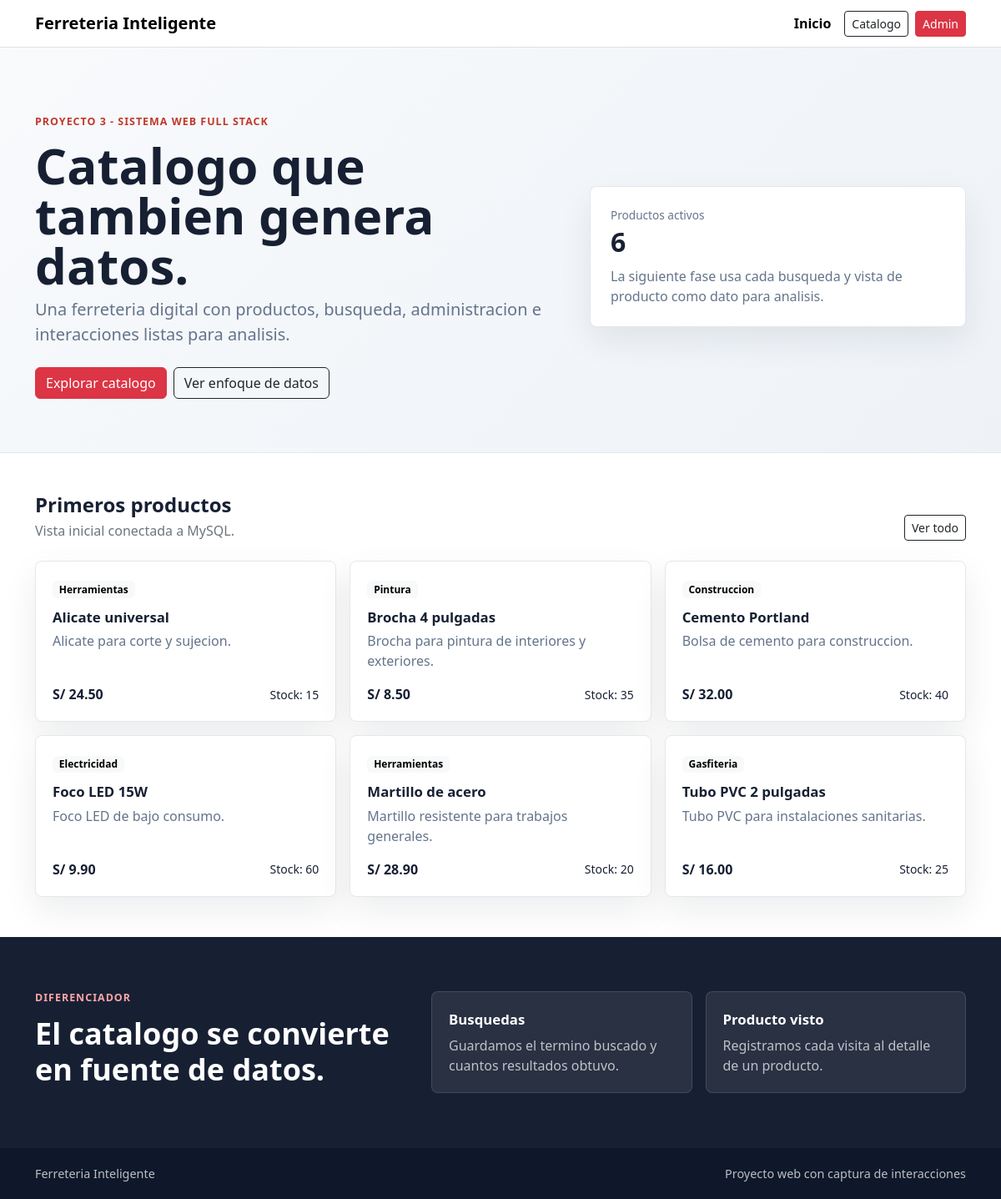
The page /public/index.php on the database its author committed.
### tables this page shows
CREATE TABLE IF NOT EXISTS productos (
    id INT AUTO_INCREMENT PRIMARY KEY,
    categoria_id INT NOT NULL,
    nombre VARCHAR(150) NOT NULL,
    descripcion TEXT,
    precio DECIMAL(10,2) NOT NULL DEFAULT 0.00,
    stock INT NOT NULL DEFAULT 0,
    imagen VARCHAR(255),
    activo TINYINT(1) NOT NULL DEFAULT 1,
    created_at TIMESTAMP DEFAULT CURRENT_TIMESTAMP,
    updated_at TIMESTAMP DEFAULT CURRENT_TIMESTAMP ON UPDATE CURRENT_TIMESTAMP,
    CONSTRAINT fk_productos_categorias
        FOREIGN KEY (categoria_id) REFERENCES categorias(id)
);

CREATE TABLE IF NOT EXISTS categorias (
    id INT AUTO_INCREMENT PRIMARY KEY,
    nombre VARCHAR(100) NOT NULL,
    descripcion VARCHAR(255),
    activo TINYINT(1) NOT NULL DEFAULT 1,
    created_at TIMESTAMP DEFAULT CURRENT_TIMESTAMP
);

### app/Support/helpers.php (called while the page is built, shortened)
<?php
function e(string|int|float|null $value): string
{
    return htmlspecialchars((string) $value, ENT_QUOTES, 'UTF-8');
}
function isActive(string $current, string $expected): string
{
    return $current === $expected ? 'active' : '';
}

### config/database.php (called while the page is built, shortened)
<?php
function getConnection(): PDO
{
    $dsn = 'mysql:host=' . DB_HOST . ';dbname=' . DB_NAME . ';charset=' . DB_CHARSET;
    return new PDO($dsn, DB_USER, DB_PASS, [
        PDO::ATTR_ERRMODE => PDO::ERRMODE_EXCEPTION,
        PDO::ATTR_DEFAULT_FETCH_MODE => PDO::FETCH_ASSOC,
        PDO::ATTR_EMULATE_PREPARES => false,
    ]);
}

### app/Models/ProductModel.php (called while the page is built, shortened)
<?php
class ProductModel
{
    public function getFeatured(int $limit = 6): array
    {
        $stmt = $this->db->prepare(
            "SELECT p.id, p.nombre, p.descripcion, p.precio, p.stock, p.imagen, c.nombre AS categoria
             FROM productos p
             INNER JOIN categorias c ON c.id = p.categoria_id
             WHERE p.activo = 1
             ORDER BY p.nombre ASC
             LIMIT :limit"
        );
        $stmt->bindValue(':limit', $limit, PDO::PARAM_INT);
        $stmt->execute();
        return $stmt->fetchAll();
    }
    public function countActive(): int
    {
        return (int) $this->db
            ->query("SELECT COUNT(*) FROM productos WHERE activo = 1")
            ->fetchColumn();
    }
}

### public/index.php (the view, shortened to what this page needs)
<?php
require_once __DIR__ . '/../config/database.php';
require_once __DIR__ . '/../app/Models/ProductModel.php';
$productos = [];
$totalProductos = 0;
try {
    $productModel = new ProductModel(getConnection());
    $productos = $productModel->getFeatured(6);
    $totalProductos = $productModel->countActive();
} catch (Throwable $exception) {
    $dbOk = false;
    $error = $exception->getMessage();
}
$activePage = 'inicio';
require_once __DIR__ . '/../app/Views/partials/header.php';
?>
    <main>
        <section class="hero-section">
            <div class="container">
                <div class="row align-items-center g-4">
                    <div class="col-lg-7">
                        <p class="eyebrow">Proyecto 3 - Sistema web full stack</p>
                        <h1>Catalogo que tambien genera datos.</h1>
                        <p class="lead">
                            Una ferreteria digital con productos, busqueda, administracion e interacciones listas para analisis.
                        </p>
                        <div class="d-flex flex-wrap gap-2 mt-4">
                            <a class="btn btn-danger" href="<?= e(BASE_URL) ?>/catalogo.php">Explorar catalogo</a>
                            <a class="btn btn-outline-dark" href="#datos">Ver enfoque de datos</a>
                        </div>
                    </div>
                    <div class="col-lg-5">
                        <div class="metric-panel">
                            <span>Productos activos</span>
                            <strong><?= e($totalProductos) ?></strong>
                            <p>La siguiente fase usa cada busqueda y vista de producto como dato para analisis.</p>
                        </div>
                    </div>
                </div>
            </div>
        </section>
        <section class="py-5">
            <div class="container">
                <div class="d-flex justify-content-between align-items-end gap-3 mb-4">
                    <div>
                        <h2 class="h4 fw-bold mb-1">Primeros productos</h2>
                        <p class="text-secondary mb-0">Vista inicial conectada a MySQL.</p>
                    </div>
                    <a class="btn btn-sm btn-outline-dark" href="<?= e(BASE_URL) ?>/catalogo.php">Ver todo</a>
                </div>
                <div class="row g-3">
                    <?php foreach ($productos as $producto): ?>
                        <div class="col-md-6 col-lg-4">
                            <article class="product-card">
                                <span class="badge text-bg-light"><?= e($producto['categoria']) ?></span>
                                <h3><?= e($producto['nombre']) ?></h3>
                                <p><?= e($producto['descripcion'] ?? 'Producto de ferreteria') ?></p>
                                <div class="d-flex justify-content-between align-items-center">
                                    <strong>S/ <?= e(number_format((float) $producto['precio'], 2)) ?></strong>
                                    <small>Stock: <?= e((int) $producto['stock']) ?></small>
                                </div>
                            </article>
                        </div>
                    <?php endforeach; ?>
                </div>
            </div>
        </section>
        <section class="data-section" id="datos">
            <div class="container">
                <div class="row g-4 align-items-center">
                    <div class="col-lg-5">
                        <p class="eyebrow">Diferenciador</p>
                        <h2>El catalogo se convierte en fuente de datos.</h2>
                    </div>
                    <div class="col-lg-7">
                        <div class="row g-3">
                            <div class="col-md-6">
                                <div class="data-tile">
                                    <strong>Busquedas</strong>
                                    <span>Guardamos el termino buscado y cuantos resultados obtuvo.</span>
                                </div>
                            </div>
                            <div class="col-md-6">
                                <div class="data-tile">
                                    <strong>Producto visto</strong>
                                    <span>Registramos cada visita al detalle de un producto.</span>
                                </div>
                            </div>
                        </div>
                    </div>
                </div>
            </div>
        </section>
    </main>
<?php require_once __DIR__ . '/../app/Views/partials/footer.php'; ?>

### app/Views/partials/header.php (shortened to what this page needs)
<?php
require_once __DIR__ . '/../../Support/helpers.php';
$activePage = $activePage ?? '';
?>
<!doctype html>
<html lang="es">
<head>
    <link href="https://cdn.jsdelivr.net/npm/bootstrap@5.3.3/dist/css/bootstrap.min.css" rel="stylesheet">
    <link href="<?= e(BASE_URL) ?>/assets/css/styles.css" rel="stylesheet">
</head>
<body>
    <nav class="navbar navbar-expand-lg bg-white border-bottom sticky-top">
        <div class="container">
            <a class="navbar-brand fw-bold" href="<?= e(BASE_URL) ?>/index.php">Ferreteria Inteligente</a>
            <div class="collapse navbar-collapse" id="mainNav">
                <div class="navbar-nav ms-auto align-items-lg-center gap-lg-2">
                    <a class="nav-link <?= e(isActive($activePage, 'inicio')) ?>" href="<?= e(BASE_URL) ?>/index.php">Inicio</a>
                    <a class="btn btn-sm <?= $activePage === 'catalogo' ? 'btn-dark' : 'btn-outline-dark' ?>" href="<?= e(BASE_URL) ?>/catalogo.php">Catalogo</a>
                    <a class="btn btn-danger btn-sm" href="#">Admin</a>
                </div>
            </div>
        </div>
    </nav>

### app/Views/partials/footer.php (shortened to what this page needs)
    <footer class="site-footer">
        <div class="container d-flex flex-column flex-md-row justify-content-between gap-2">
            <span>Ferreteria Inteligente</span>
            <span>Proyecto web con captura de interacciones</span>
        </div>
    </footer>
</body>
</html>

### public/assets/css/styles.css (style rules this page uses)
:root { --fi-ink: #172033; --fi-muted: #64748b; --fi-red: #c0392b; --fi-line: #e5e7eb; --fi-soft: #f5f7fb; }
body { color: var(--fi-ink); background: #fff; font-family: "Segoe UI", Arial, sans-serif; }
.navbar-brand { letter-spacing: 0; }
.nav-link.active { color: var(--fi-red); font-weight: 700; }
.hero-section { background: linear-gradient(135deg, #f8fafc 0%, #eef2f7 100%); border-bottom: 1px solid var(--fi-line); padding: 5rem 0 4rem; }
.eyebrow { color: var(--fi-red); font-size: 0.78rem; font-weight: 700; letter-spacing: 0.08em; margin-bottom: 0.75rem; text-transform: uppercase; }
h1 { font-size: clamp(2.2rem, 5vw, 4.5rem); font-weight: 800; line-height: 1; letter-spacing: 0; max-width: 720px; }
.lead { color: var(--fi-muted); max-width: 620px; }
.metric-panel, .product-card { background: #fff; border: 1px solid var(--fi-line); border-radius: 8px; box-shadow: 0 16px 40px rgba(15, 23, 42, 0.08); }
.metric-panel { padding: 1.5rem; }
.metric-panel span { color: var(--fi-muted); display: block; font-size: 0.85rem; margin-bottom: 0.25rem; }
.metric-panel strong { display: block; font-size: 2rem; line-height: 1.1; margin-bottom: 0.75rem; }
.metric-panel p { color: var(--fi-muted); margin: 0; }
.product-card { position: relative; height: 100%; padding: 1.25rem; transition: transform 0.16s ease, box-shadow 0.16s ease; }
.product-card h3 { font-size: 1.05rem; font-weight: 700; margin: 0.8rem 0 0.4rem; }
.product-card p { color: var(--fi-muted); min-height: 48px; }
.data-section { background: var(--fi-ink); color: #fff; padding: 4rem 0; }
.data-section .eyebrow { color: #fca5a5; }
.data-section h2 { font-size: clamp(1.8rem, 3vw, 3rem); font-weight: 800; letter-spacing: 0; }
.data-tile { background: rgba(255, 255, 255, 0.08); border: 1px solid rgba(255, 255, 255, 0.12); border-radius: 8px; height: 100%; padding: 1.25rem; }
.data-tile strong, .data-tile span { display: block; }
.data-tile strong { font-size: 1.05rem; margin-bottom: 0.4rem; }
.data-tile span { color: rgba(255, 255, 255, 0.7); }
.site-footer { background: #0f172a; color: rgba(255, 255, 255, 0.72); font-size: 0.9rem; padding: 1.25rem 0; }

### rows shown on the page
productos: categoria.nombre "Herramientas", nombre "Alicate universal", descripcion "Alicate para corte y sujecion.", precio "24.50", stock "15"
productos: categoria.nombre "Pintura", nombre "Brocha 4 pulgadas", descripcion "Brocha para pintura de interiores y exteriores.", precio "8.50", stock "35"
productos: categoria.nombre "Construccion", nombre "Cemento Portland", descripcion "Bolsa de cemento para construccion.", precio "32.00", stock "40"
productos: categoria.nombre "Electricidad", nombre "Foco LED 15W", descripcion "Foco LED de bajo consumo.", precio "9.90", stock "60"
productos: categoria.nombre "Herramientas", nombre "Martillo de acero", descripcion "Martillo resistente para trabajos generales.", precio "28.90", stock "20"
productos: categoria.nombre "Gasfiteria", nombre "Tubo PVC 2 pulgadas", descripcion "Tubo PVC para instalaciones sanitarias.", precio "16.00", stock "25"

### other values the page prints
$totalProductos "6"
